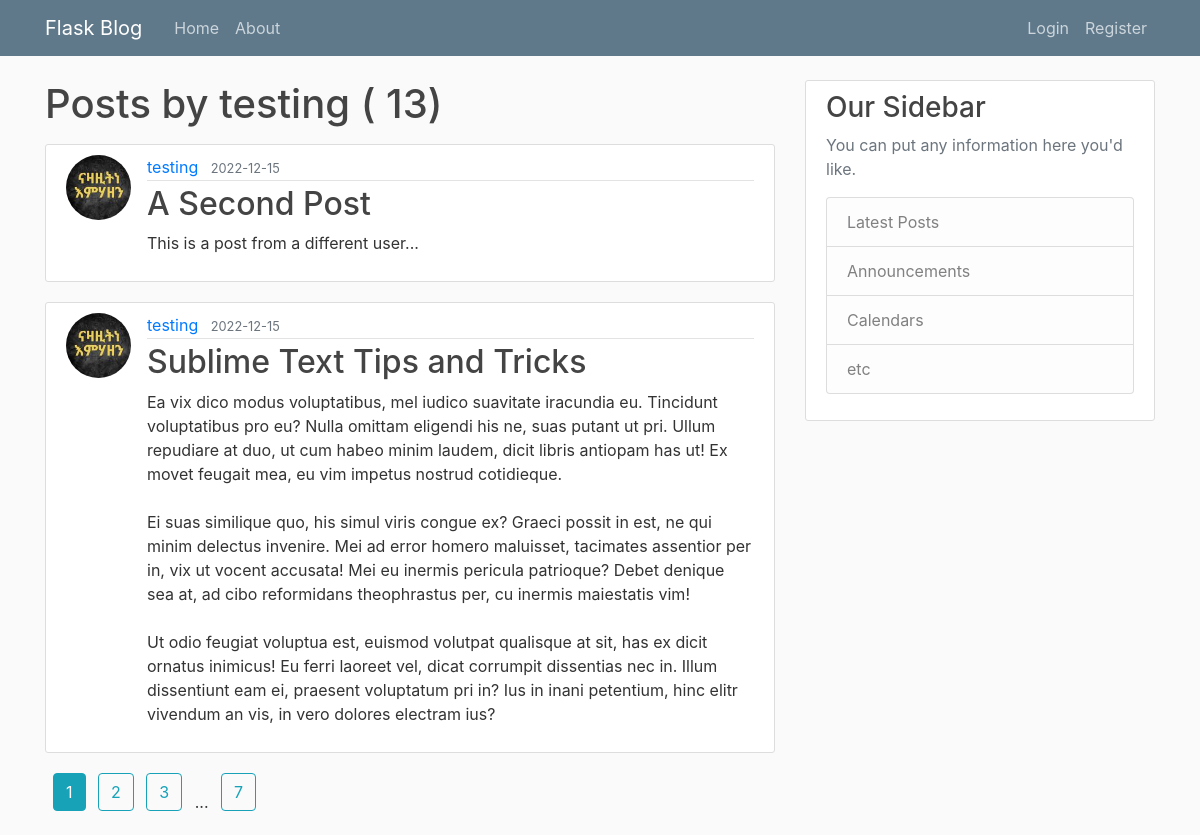
The page /user/testing on the database its author committed.
### flaskblog/models.py (models this page shows, shortened)
class User(db.Model, UserMixin):
    id = db.Column(db.Integer, primary_key=True)
    username = db.Column(db.String(20), unique=True, nullable=False)
    email = db.Column(db.String(120), unique=True, nullable=False)
    password = db.Column(db.String(60), nullable=False)
    image = db.Column(
        db.String(20),
        nullable=False,
        default="default.jpg",
    )
    posts = db.relationship("Post", backref="author", lazy=True)

class Post(db.Model):
    id = db.Column(db.Integer, primary_key=True)
    title = db.Column(db.String(100), nullable=False, unique=True)
    date_posted = db.Column(db.DateTime, nullable=False, default=datetime.utcnow())
    content = db.Column(db.Text, nullable=False)
    user_id = db.Column(db.Integer, db.ForeignKey("user.id"), nullable=False)

### flaskblog/routes.py (the view)
@app.route("/user/<string:username>")
def user_posts(username):
    page = request.args.get("page", 1, type=int)
    user = User.query.filter_by(username=username).first_or_404()
    posts = (
        Post.query.filter_by(author=user)
        .order_by(Post.date_posted.desc())
        .paginate(page=page, per_page=2)
    )
    return render_template("user_post.html", posts=posts, user=user)

### flaskblog/templates/user_post.html (shortened to what this page needs)
{% extends 'layout.html' %}
{% block content %}
    <h1 class="mb-3"> Posts by {{ user.username }} ( {{ posts.total}}) </h1>
    {% for post in posts %}
        <article class="media content-section">
            <img class="rounded-circle article-img"
                src="{{url_for('static', filename='profile_pictures/'+post.author.image)}}" />
                <div class="media-body">
                    <div class="article-metadata">
                        <a class="mr-2" href="{{ url_for('user_posts', username=post.author.username) }}">{{ post.author.username }}</a>
                        <small class="text-muted">{{ post.date_posted.strftime('%Y-%m-%d') }}</small>
                    </div>
                    <h2><a class="article-title" href=" {{ url_for('post', post_id=post.id) }} ">
                        {{ post.title }}</a></h2>
                    <p class="article-content">{{ post.content }}</p>
                </div>
        </article>
    {% endfor %}
    {% for page_num in posts.iter_pages(left_edge=1, right_edge=1, left_current=1, right_current=2) %}
        {% if page_num %}
            {% if posts.page == page_num %}
                <a class="btn btn-info ml-2 mb-4" href={{ url_for('user_posts', username=user.username, page=page_num)}}> {{ page_num }} </a>
            {% else %}
                <a class="btn btn-outline-info ml-2 mb-4" href={{ url_for('user_posts', username=user.username, page=page_num )}}> {{ page_num }} </a>
            {% endif %}
        {% else %}
            <span class="ml-2"> ... </span>
        {% endif %}
    {% endfor %}
{% endblock content %}

### flaskblog/static/styles.css (style rules this page uses)
body { background: #fafafa; color: #333333; margin-top: 5rem; }
h1, h2, h3, h4, h5, h6 { color: #444444; }
.content-section { background: #ffffff; padding: 10px 20px; border: 1px solid #dddddd; border-radius: 3px; margin-bottom: 20px; }
.article-title { color: #444444; }
.article-content { white-space: pre-line; }
.article-img { height: 65px; width: 65px; margin-right: 16px; }
.article-metadata { padding-bottom: 1px; margin-bottom: 4px; border-bottom: 1px solid #e3e3e3 }

### rows shown on the page
User: username "testing"
Post: image (picture), author.username "testing", date_posted "2022-12-15", title "A Second Post", content "This is a post from a different user..."
Post: image (picture), author.username "testing", date_posted "2022-12-15", title "Sublime Text Tips and Tricks", content "Ea vix dico modus voluptatibus, mel iudico suavitate iracundia eu. Tincidunt voluptatibus pro eu? Nulla omittam eligendi his ne, suas putant ut pri. Ullum repudiare at duo, ut cum habeo minim laudem, dicit libris antiopam has ut! Ex movet feugait mea, eu vim impetus nostrud cotidieque. Ei suas similique quo, his simul viris congue ex? Graeci possit in est, ne qui minim delectus invenire. Mei ad error homero maluisset, tacimates assentior per in, vix ut vocent accusata! Mei eu inermis pericula patrioque? Debet denique sea at, ad cibo reformidans theophrastus per, cu inermis maiestatis vim! Ut odio feugiat voluptua est, euismod volutpat qualisque at sit, has ex dicit ornatus inimicus! Eu…"

### other values the page prints
{{ posts.total }} "13"
{{ page_num }} "1"
{{ page_num }} "2" "3" "7"
